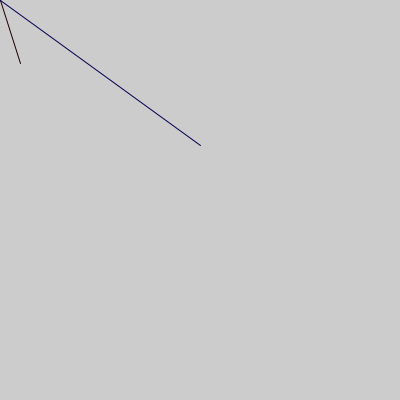
Frame 1 (no input)
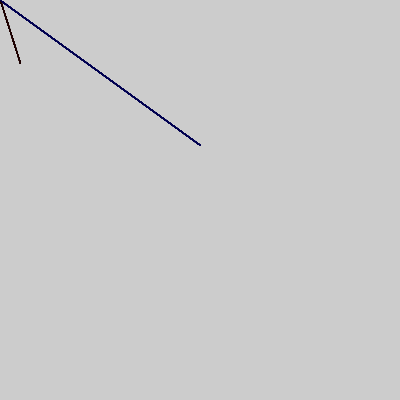
Frame 60 (the mouse pressed at the canvas centre just before this capture)
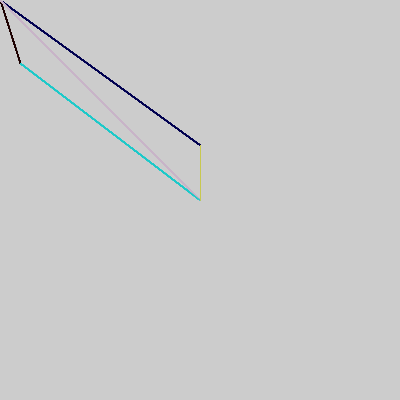
Frame 120 (the mouse held since frame 60 and released just before this capture)

The Processing sketch that drew these frames (run headless with seeded random() and noise(); from frame 60 on, the mouse is pressed at the canvas centre):

// Processing sketch: processing_187601
// ── processing_187601.pde

void setup() {
size(400,400);
}
 
void draw() {
stroke(mouseX, 180, mouseY);
line(0, 0, mouseX, mouseY);
stroke(28,mouseX,mouseY);
line(20,63,mouseX,mouseY);
stroke(mouseX,mouseY,79);
line(200,145,mouseX,mouseY);
}
